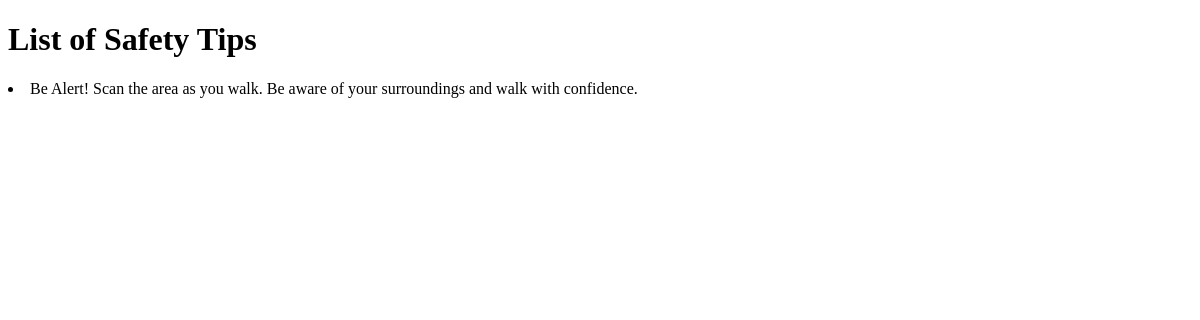
/saftytipsview/, run on an earlier commit of the app's database.
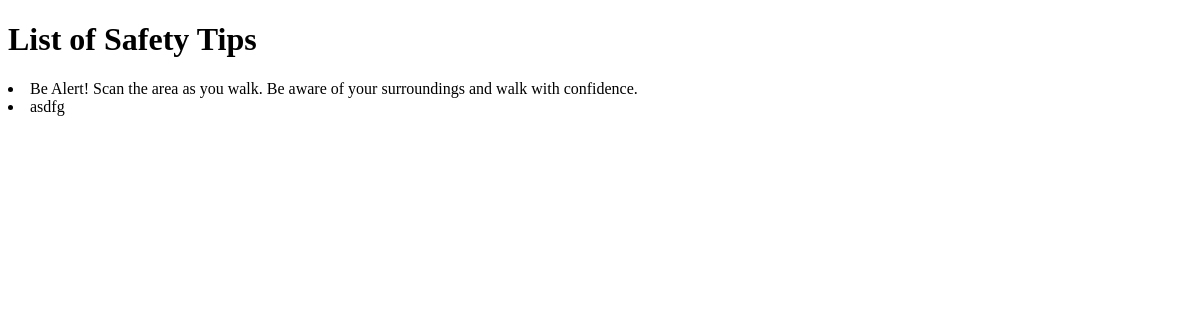
And on a later commit of the database.
### safty/models.py (models this page shows, shortened)
class Saftytips(models.Model):
    description = models.TextField(max_length=500)

### safty/views.py (the view)
# urls.py: path("saftytipsview/",SafetyTipListView.as_view(),name="saftytipsview"),
class SafetyTipListView(ListView):
    model = Saftytips
    template_name = 'saftytips_list.html'  # Replace 'safetytip_list.html' with your actual template
    context_object_name = 'saftytips'

### safty/templates/saftytips_list.html (shortened to what this page needs)
<!DOCTYPE html>
<html lang="en">
<head>
</head>
<body>
    <div class="row">
        <h1>List of Safety Tips</h1>
        <div class="container mb-5">
            <div class="row d-flex justify-content-evenly">
                <div class="col-7 border" style="height: 580px;">
            <div>
            {% for Saftytips in saftytips %}
            <li>{{ Saftytips.description }}</li>
            {% endfor %}
        </div>
    </div>
</div>
</body>
</html>

What changed in the data, as far as the page shows it:
added Saftytips: description "asdfg"
